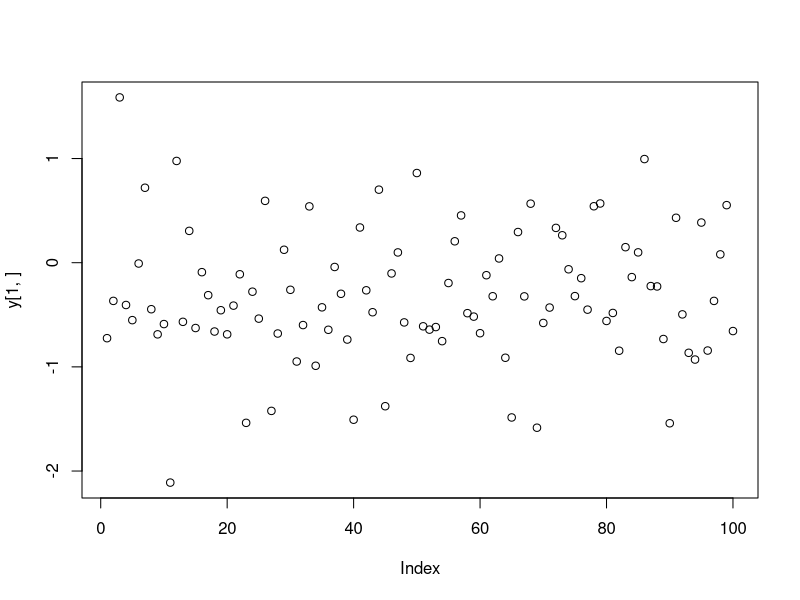
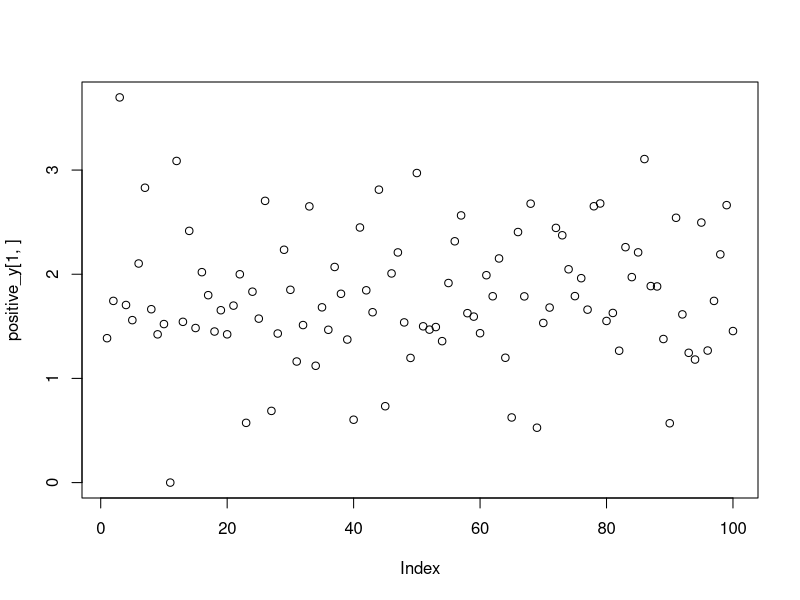
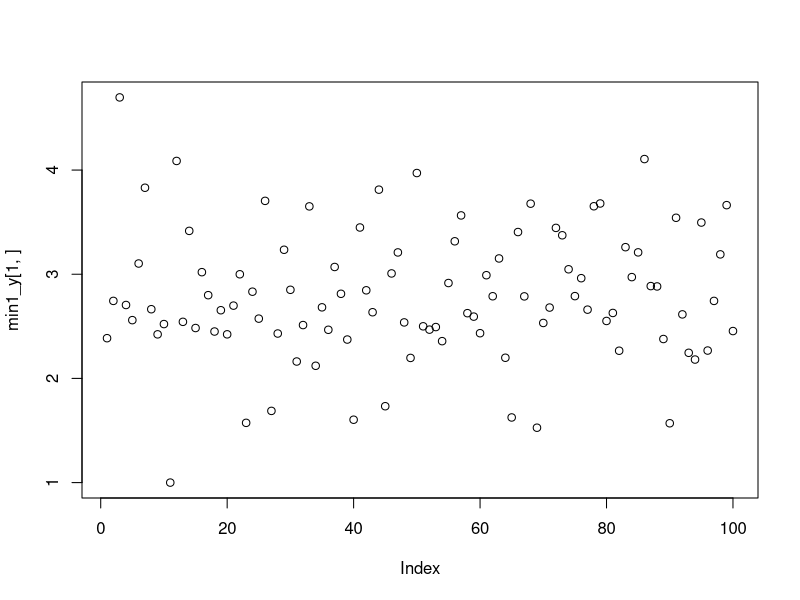
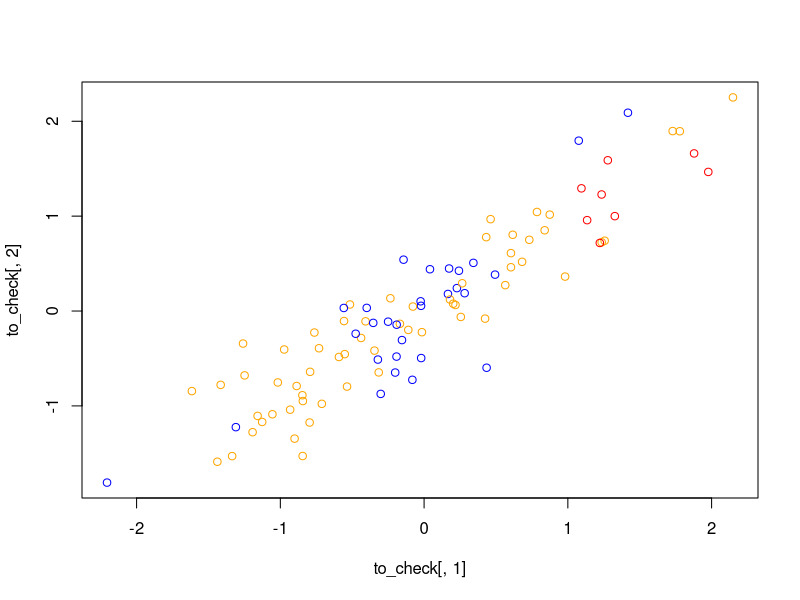

The R script that drew these images, in order: (Note: a time limit stopped this script after it produced the figures.)
### Log-likelihood for MVN with penalty ###
library(MASS)
library(mvtnorm)
library(Matrix)

## goals: 
# Optimize functions with loops: remove c() 
# Increase the penalty: rho = 0.99
# Set white noise variance: sigmasq = 1
# Change w(t) from deterministic to sampled
# Remove constants from functions, split variables
# R style guide: make changes
# Split functions into different files
# Derive the real gradient function
# Assess the accuracy of optim with different pars



## conventions: 
# sample size and Time: T << n
n <- 100
Time <- 3 # if 1 -- cannot calculate the sigmasq

# Sigma: covariance matrix for AR(1)
Sigma <- function(t, rho){ # t:vector size; rho is fixed
    sigma <- matrix(NA, nrow = t, ncol = t)
    for(i in 1:t){
        for(j in 1:t){
            sigma[i,j] <- rho^abs(i-j)
        }
    }
    return(sigma)
}

# cov. matrix for MVN simulation: n samples
sigma <- Sigma(Time+1, rho = 0.95)

# simulate
x_values <- mvrnorm(n, rep(0, Time+1), sigma) # vector of length T+1

# Define w(t)=(T-t)/T :straight line with the negative slope: -1/T
# Calculate covariances between simulated X's using correlation form on 
# page3, (1) form.


# a correlation matrix: (using corr(y_x_i, y_x_j)) -- For simulation
calc_corr <- function(val, t, n) { #simulated X's
    omega <- matrix(NA, nrow = n, ncol = n)
    time <- 0:t
    for(i in 1:n) {
        for(j in 1:n) {
            omega[i,j] <- exp(-sum(((t-time+1)/(t+1))*(val[i,]-val[j,])^2))
        }
    }
    return(omega)
}

omega <- calc_corr(x_values, Time, n)

# simulate y
y <- rmvnorm(1, mean = rep(0, n), sigma = omega) 
plot(y[1,]) 
summary(y[1,]) # get the idea



# once we simulate Y's, let's see if they are generated correctly:
# We need positive y_values:
positive_y <- y + abs(min(y))# shift by the minimum value
plot(positive_y[1,])
min1_y <- positive_y + (1-min(positive_y)) # set minimum value of y = 1
plot(min1_y[1,])
# convert to colors:
colors <- colorRampPalette(c("red", "orange", "blue"))(3)[min1_y[1,]]
length(colors) #check if all y have been assigned colors
# add to dataframe:
to_check <- as.data.frame(x_values)
colnames(to_check) <- c("x0","x1")
to_check$colors <- colors

# Plotted are X's (default: n=100) and points are colored by Y:
plot(to_check[,1], to_check[,2], col = to_check$colors)
# close dots should be of the same color



# d: dataset combined: functional input and scale output
d <- cbind(x_values,t(y)) #colnames(d) <- c("t0", "t1", "y")

# w(t)=rho*w(t-1) + z_t, z_t ~ N(0,sigma_square)
# to find sigma_square:
find_sigmasq <- function(rho, t){
    z <- c() # change
    time <- seq(0, t, by = 1)
    v <- (t-time+1)/(t+1)
    for(i in 1:(length(v)-1)) {
        z[i] <- v[i+1]-rho*v[i]
    }
    return(var(z))
}

find_sigmasq(0.8, 2)

# need omega -- general w/ w(t) as a vector. 
gcalc_corr <- function(d,w) { #retriev x's from d
    n <- nrow(d)
    time <- ncol(d)-1
    omega <- matrix(NA, nrow = n, ncol = n)
    
    # remove last column: y
    for(i in 1:n){
        for(j in 1:n){
            omega[i,j] <- exp(-sum(w*(d[i,-ncol(d)]-d[j,-ncol(d)])^2))
        }
    }
    return(omega)
}

pars <- seq(1, 1/(Time+1), len = Time+1)
trial <- gcalc_corr(d, pars) 
rankMatrix(trial)



# new log_lkl w/ penalty term to optimize:
loglkl_mvn_penalty <- function(w,d) { # 
    
    time <- ncol(d)-2
    # calculate the covariance matrix for yw
    omega <- gcalc_corr(d,w)
    # find sigma_square for the prior covariance matrix
    ssq <- find_sigmasq(0.8, time)
    # calculate the covariance matrix for w
    sigma <- ssq/(0.36)*Sigma(time+1, 0.8) ## remove constants
    
    # data model: log_likelihood 
    p_yw <- dmvnorm(d[,ncol(d)], mean = rep(0, nrow(d)), sigma = omega, log = TRUE)  
    
    # prior on w: log_likelihood
    p_w <- dmvnorm(w, mean = rep(0, time+1), sigma = sigma , log = TRUE)
    
    # the posterior which will be maximized
    result <- p_yw + p_w 
    
    return(result)
}


# w = (w_0, w_1, ... , w_100)
# set initial values for the parameters
pars <- seq(1, 1/(Time+1), len = Time+1)
pars2 <- seq(1,0.001, len = Time+1) #gives approximately the same results!

# use log_likelihood w/ penalty:
opt <- optim(par = pars, loglkl_mvn_penalty, d = d,
              control = list(fnscale = -1, maxit=4000))
opt$convergence 
opt$par
pars


# compare w/ pars2:
opt2 <- optim(par = pars2, loglkl_mvn_penalty, d = d,
             control = list(fnscale = -1, maxit=4000))
opt2$convergence 
opt2$par
pars2


# automized optimization: 
# to see the estimates using any likelihood function for range of Times:
## now our goal is to increase te precision: calculate gradient
calc_gradient <- function(w,d,epsilon=10^-8){
    n <- length(w)
    gr <- numeric(n) ## write the real gradient
    for(i in 1:n) {
        h <- rep(0,n); h[i] <- epsilon
        gr[i] <- (loglkl_mvn_penalty(w+h,d)-
                      loglkl_mvn_penalty(w,d))/epsilon
    }
    return(gr)
}

# set seed?????
## R style guide : READ, Hadley Wickham & google


estimate_w <- function(Time, n, opt_f, gr) { # input gradient, pars, and data
    sigma <- Sigma(Time+1, rho = 0.95)
    
    # simulate
    x_values <- mvrnorm(n, rep(0, Time+1), sigma)
    
    #calculate omega for Y
    omega <- calc_corr(x_values, Time, n)
    
    # simulate
    y <- rmvnorm(1, mean = rep(0, n), sigma = omega)
    
    # combine datasets: functional input and scale output
    d <- cbind(x_values,t(y))
    
    # set initial values for the parameters
    pars <- seq(1, 1/(Time+1), len = Time+1)
    #pars <- seq(1,0.001, len = Time+1) #-- close to true parameters
    
    # find gradient
    #gr <- calc_gradient(w,d)
    
    # optimize
    opt <- optim(par = pars, opt_f, d = d, control = list(fnscale = -1,
                                                     maxit=10000),
                 gr = gr) # added gradient function
    
    print(pars)
    return(opt)
}

estimate_w(10, 100, loglkl_mvn_penalty, calc_gradient)
